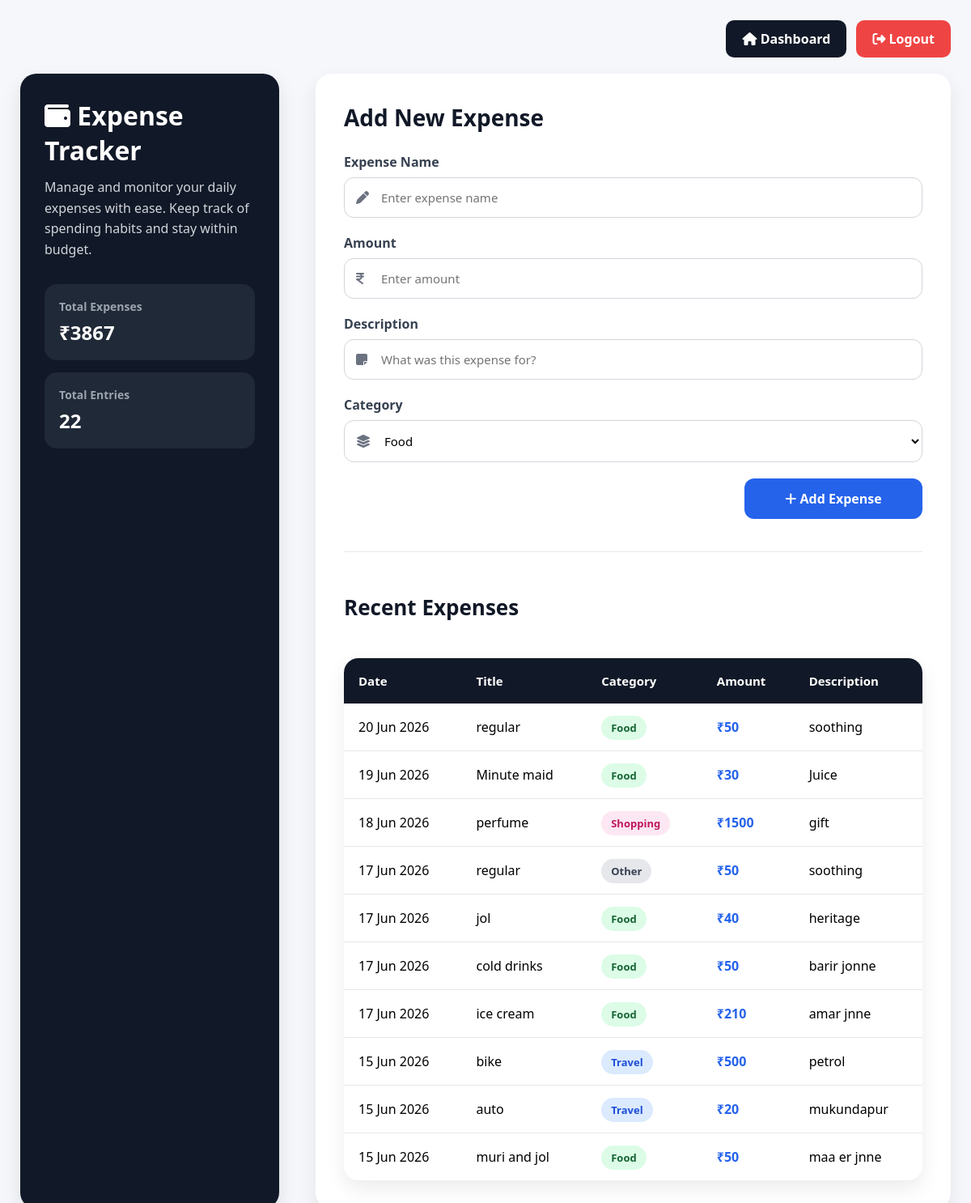
/data_entry (signed in), run on the app's committed database.
### starting.py (models this page shows)
class Prac(db.Model):
    sno = db.Column(db.Integer, primary_key=True)
    Title = db.Column(db.String(200), nullable=False)
    Category = db.Column(db.String(200), nullable=False)
    Amount = db.Column(db.Integer, nullable=False)
    Description = db.Column(db.String(200), nullable=False)
    expense_date = db.Column(
        db.Date,
        nullable=False,
        default=date.today)
    user_id = db.Column(
        db.Integer,
        db.ForeignKey('user.id'),
        nullable=False)

### starting.py (the view, shortened to what this page needs)
@starting.route('/data_entry', methods=['GET', 'POST'])
def hello():
    if 'user_id' not in session:
        return redirect('/')
    today = datetime.today()
    total_expense = db.session.query(
        db.func.sum(Prac.Amount)
    ).filter(
        Prac.user_id == session['user_id'],
        db.extract('month', Prac.expense_date) == today.month,
        db.extract('year', Prac.expense_date) == today.year
    ).scalar() or 0
    total_entries = Prac.query.filter(
        Prac.user_id == session['user_id'],
        db.extract('month', Prac.expense_date) == today.month,
        db.extract('year', Prac.expense_date) == today.year
    ).count()
    filter_type = request.args.get("filter", "all")
    selected_date = request.args.get("selected_date")
    query = Prac.query.filter_by(
        user_id=session['user_id']
    )
    if filter_type == "date" and selected_date:
        query = query.filter(
        Prac.expense_date == selected_date
    )
    elif filter_type == "this_month":
        query = query.filter(
        db.extract('month', Prac.expense_date) == today.month,
db.extract('year', Prac.expense_date) == today.year
    )
    expenses = Prac.query.filter_by(
    user_id=session['user_id']
     ).order_by(
    Prac.expense_date.desc(),
    Prac.sno.desc()
    ).limit(10).all()
    return render_template(
        'data_entry.html',
        total_expense=total_expense,
        total_entries=total_entries,
        expenses=expenses
)

### templates/data_entry.html (shortened to what this page needs)
<!DOCTYPE html>
<html lang="en">
<head>
<link rel="stylesheet" href="https://cdnjs.cloudflare.com/ajax/libs/font-awesome/6.5.1/css/all.min.css">
</head>
<body>
<div class="page-wrapper">
    <div class="top-nav">
        <a href="/dashboard" class="nav-btn dashboard-btn">
            <i class="fa-solid fa-house"></i>
            Dashboard
        </a>
        <a href="/logout" class="nav-btn logout-btn">
            <i class="fa-solid fa-right-from-bracket"></i>
            Logout
        </a>
    </div>
    <div class="container">
        <div class="left-panel">
            <h1>
                <i class="fa-solid fa-wallet"></i>
                Expense Tracker
            </h1>
            <p>
                Manage and monitor your daily expenses with ease.
                Keep track of spending habits and stay within budget.
            </p>
            <div class="stats">
                <div class="stat-card">
                    <h3>Total Expenses</h3>
                    <h2>₹{{ total_expense }}</h2>
                </div>
                <div class="stat-card">
                    <h3>Total Entries</h3>
                    <h2>{{ total_entries }}</h2>
                </div>
            </div>
        </div>
        <div class="right-panel">
            <h2>Add New Expense</h2>
            <form action="/data_entry" method="POST">
                <div class="form-group">
                    <label>Expense Name</label>
                    <div class="input-box">
                        <i class="fa-solid fa-pen"></i>
                        <input
                            type="text"
                            name="Title"
                            placeholder="Enter expense name"
                            required>
                    </div>
                </div>
                <div class="form-group">
                    <label>Amount</label>
                    <div class="input-box">
                        <i class="fa-solid fa-indian-rupee-sign"></i>
                        <input
                            type="number"
                            name="Amount"
                            placeholder="Enter amount"
                            required>
                    </div>
                </div>
                <div class="form-group">
                    <label>Description</label>
                    <div class="input-box">
                        <i class="fa-solid fa-note-sticky"></i>
                        <input
                            type="text"
                            name="Description"
                            placeholder="What was this expense for?"
                            required>
                    </div>
                </div>
                <div class="form-group">
                    <label>Category</label>
                    <div class="input-box">
                        <i class="fa-solid fa-layer-group"></i>
                        <select name="Category">
                            <option>Food</option>
                        </select>
                    </div>
                </div>
                <button type="submit" class="submit-btn">
                    <i class="fa-solid fa-plus"></i>
                    Add Expense
                </button>
            </form>
            <hr style="margin:40px 0; border:none; border-top:1px solid #e5e7eb;">
<div class="history-section">
    <div class="history-header">
    <h2>Recent Expenses</h2>
</div>
    <div class="table-wrapper">
        <table class="expense-table">
            <thead>
                <tr>
                    <th>Date</th>
                    <th>Title</th>
                    <th>Category</th>
                    <th>Amount</th>
                    <th>Description</th>
                </tr>
            </thead>
            <tbody>
                {% for expense in expenses %}
                <tr>
                    <td>{{ expense.expense_date.strftime('%d %b %Y') }}</td>
                    <td>{{ expense.Title }}</td>
                <td>
                <span class="category-badge {% if expense.Category == 'Food' %}food
                {% elif expense.Category == 'Entertainment' %}entertainment
                {% elif expense.Category == 'Bills' %}bills
                {% elif expense.Category == 'Travel' %}travel
                {% elif expense.Category == 'Shopping' %}shopping
                {% elif expense.Category == 'Education' %}education
                {% else %}other
                {% endif %}">
                {{ expense.Category }}
                </span>
                </td>
                    <td class="amount">
                        ₹{{ expense.Amount }}
                    </td>
                    <td>{{ expense.Description }}</td>
                </tr>
                {% endfor %}
            </tbody>
        </table>
    </div>
</div>
</body>
</html>

### templates/data_entry.html (style rules this page uses)
* { margin:0; padding:0; box-sizing:border-box; font-family:'Segoe UI',sans-serif; }
body { min-height:100vh; background:#f5f7fb; padding:25px; }
.page-wrapper { max-width:1280px; margin:auto; }
.top-nav { display:flex; justify-content:flex-end; gap:12px; margin-bottom:20px; }
.nav-btn { text-decoration:none; padding:12px 20px; border-radius:10px; color:white; font-weight:600; transition:0.3s; }
.dashboard-btn { background:#111827; }
.logout-btn { background:#ef4444; }
.container { width:100%; display:grid; grid-template-columns:320px 1fr; gap:45px; }
.left-panel { background:#111827; color:white; padding:30px; border-radius:20px; box-shadow:0 10px 25px rgba(0,0,0,0.1); }
.left-panel h1 { font-size:32px; margin-bottom:12px; }
.left-panel p { color:#d1d5db; line-height:1.6; margin-bottom:30px; }
.stats { margin-top:20px; }
.stat-card { background:#1f2937; padding:18px; border-radius:15px; margin-bottom:15px; }
.stat-card h3 { color:#9ca3af; font-size:14px; margin-bottom:6px; }
.stat-card h2 { font-size:24px; }
.right-panel { background:white; border-radius:20px; padding:35px; box-shadow:0 10px 25px rgba(0,0,0,0.08); }
.right-panel h2 { color:#111827; margin-bottom:25px; font-size:28px; }
.form-group { margin-bottom:20px; }
label { display:block; margin-bottom:8px; color:#374151; font-weight:600; }
.input-box { position:relative; }
.input-box i { position:absolute; left:15px; top:50%; transform:translateY(-50%); color:#6b7280; }
.input-box input, .input-box select { width:100%; padding:14px 14px 14px 45px; border:1px solid #d1d5db; border-radius:12px; font-size:15px; transition:0.3s; background:white; }
.submit-btn { display:block; width:220px; margin-left:auto; padding:14px 24px; border:none; border-radius:12px; background:#2563eb; color:white; font-size:16px; font-weight:600; cursor:pointer; transition:0.3s; }
.history-section { margin-top:50px; }
.history-header { display:flex; justify-content:space-between; align-items:center; margin-bottom:20px; }
.history-header h2 { font-size:26px; color:#111827; }
.table-wrapper { background:white; border-radius:18px; overflow:hidden; box-shadow:0 10px 25px rgba(0,0,0,0.08); }
.expense-table { width:100%; border-collapse:collapse; }
.expense-table thead { background:#111827; }
.expense-table th { color:white; padding:18px; text-align:left; font-size:15px; }
.expense-table td { padding:18px; border-bottom:1px solid #e5e7eb; }
.expense-table tbody tr:last-child td { border-bottom:none; }
.amount { font-weight:700; color:#2563eb; }
.category-badge { padding:6px 12px; border-radius:20px; font-size:13px; font-weight:600; }
.food { background:#dcfce7; color:#166534; }
.travel { background:#dbeafe; color:#1d4ed8; }
.shopping { background:#fce7f3; color:#be185d; }
.other { background:#e5e7eb; color:#374151; }

### data on the page
Prac: expense_date "20 Jun 2026", Title "regular", Category "Food", Amount "50", Description "soothing"
Prac: expense_date "19 Jun 2026", Title "Minute maid", Category "Food", Amount "30", Description "Juice"
Prac: expense_date "18 Jun 2026", Title "perfume", Category "Shopping", Amount "1500", Description "gift"
Prac: expense_date "17 Jun 2026", Title "regular", Category "Other", Amount "50", Description "soothing"
Prac: expense_date "17 Jun 2026", Title "jol", Category "Food", Amount "40", Description "heritage"
Prac: expense_date "17 Jun 2026", Title "cold drinks", Category "Food", Amount "50", Description "barir jonne"
Prac: expense_date "17 Jun 2026", Title "ice cream", Category "Food", Amount "210", Description "amar jnne"
Prac: expense_date "15 Jun 2026", Title "bike", Category "Travel", Amount "500", Description "petrol"
Prac: expense_date "15 Jun 2026", Title "auto", Category "Travel", Amount "20", Description "mukundapur"
Prac: expense_date "15 Jun 2026", Title "muri and jol", Category "Food", Amount "50", Description "maa er jnne"

### other printed values
{{ total_expense }} "3867"
{{ total_entries }} "22"
